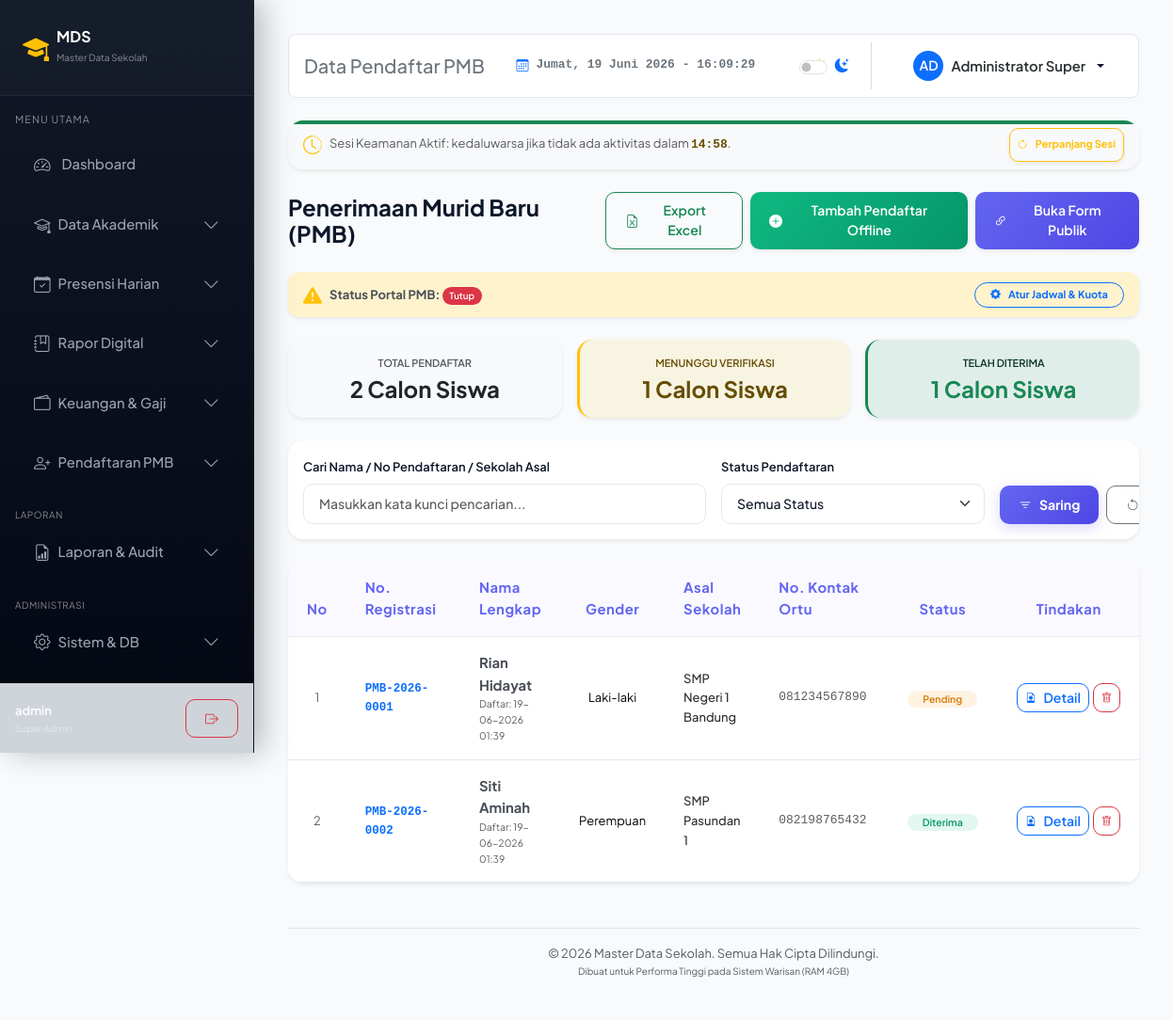
Screenshot of /pmb/index.php (signed in) with the database file from the repository.
### tables this page shows
CREATE TABLE IF NOT EXISTS `pengaturan` (
  `id` INT PRIMARY KEY DEFAULT 1,
  `nama_sekolah` VARCHAR(100) NOT NULL,
  `alamat_sekolah` TEXT NOT NULL,
  `no_telp` VARCHAR(20) NOT NULL,
  `email_sekolah` VARCHAR(100) NOT NULL,
  `website` VARCHAR(100) DEFAULT NULL,
  `logo` VARCHAR(255) DEFAULT NULL,
  `nama_kepsek` VARCHAR(100) NOT NULL,
  `nip_kepsek` VARCHAR(50) NOT NULL,
  `nama_bendahara` VARCHAR(100) NOT NULL,
  `nip_bendahara` VARCHAR(50) NOT NULL,
  `nama_bank` VARCHAR(100) DEFAULT NULL,
  `nama_rekening` VARCHAR(100) DEFAULT NULL,
  `nomor_rekening` VARCHAR(50) DEFAULT NULL,
  `pmb_status` ENUM('Buka', 'Tutup') DEFAULT 'Tutup',
  `pmb_mulai` DATE DEFAULT NULL,
  `pmb_selesai` DATE DEFAULT NULL,
  `pmb_kuota` INT DEFAULT 100,
  CONSTRAINT `chk_single_row` CHECK (`id` = 1)
);

CREATE TABLE IF NOT EXISTS `pmb_pendaftar` (
  `id` INT AUTO_INCREMENT PRIMARY KEY,
  `no_pendaftaran` VARCHAR(25) UNIQUE NOT NULL,
  `nama` VARCHAR(100) NOT NULL,
  `jenis_kelamin` ENUM('L', 'P') NOT NULL,
  `tempat_lahir` VARCHAR(50) NOT NULL,
  `tanggal_lahir` DATE NOT NULL,
  `asal_sekolah` VARCHAR(100) NOT NULL,
  `nama_ortu` VARCHAR(100) NOT NULL,
  `no_hp` VARCHAR(20) NOT NULL,
  `alamat` TEXT NOT NULL,
  `status` ENUM('Pending', 'Diterima', 'Ditolak') NOT NULL DEFAULT 'Pending',
  `dokumen_bukti` VARCHAR(255) DEFAULT NULL,
  `token` VARCHAR(64) UNIQUE NOT NULL,
  `siswa_id` INT DEFAULT NULL,
  `pmb_akun_id` INT DEFAULT NULL,
  `catatan_panitia` TEXT DEFAULT NULL,
  `created_at` TIMESTAMP DEFAULT CURRENT_TIMESTAMP,
  FOREIGN KEY (`siswa_id`) REFERENCES `siswa`(`id`) ON DELETE SET NULL,
  FOREIGN KEY (`pmb_akun_id`) REFERENCES `pmb_akun`(`id`) ON DELETE CASCADE
);

### config/db.php (called while the page is built, shortened)
<?php
$app_key = $_ENV['APP_KEY'] ?? 'default_secret_key_123456789012';
function encryptId($id) {
    global $app_key;
    $iv = substr(hash('sha256', $app_key), 0, 16);
    $encrypted = openssl_encrypt((string)$id, 'AES-128-CBC', $app_key, OPENSSL_RAW_DATA, $iv);
    return bin2hex($encrypted);
}
?>

### pmb/index.php (the view, shortened to what this page needs)
<?php
$path_prefix = '../';
require_once $path_prefix . 'config/db.php';
$search = isset($_GET['search']) ? trim($_GET['search']) : '';
$status = isset($_GET['status']) ? trim($_GET['status']) : '';
$where_sql = '';
$limit = 10;
$page = isset($_GET['page']) ? (int)$_GET['page'] : 1;
$offset = ($page - 1) * $limit;
$applicants = [];
try {
    $query_sql = "SELECT * FROM pmb_pendaftar $where_sql ORDER BY created_at DESC LIMIT :limit OFFSET :offset";
    $stmt_query = $pdo->prepare($query_sql);
    $stmt_query->bindValue(':limit', $limit, PDO::PARAM_INT);
    $stmt_query->bindValue(':offset', $offset, PDO::PARAM_INT);
    $stmt_query->execute();
    $applicants = $stmt_query->fetchAll();
    $stmt_pending = $pdo->query("SELECT COUNT(*) FROM pmb_pendaftar WHERE status = 'Pending'");
    $cnt_pending = $stmt_pending->fetchColumn();
    $stmt_diterima = $pdo->query("SELECT COUNT(*) FROM pmb_pendaftar WHERE status = 'Diterima'");
    $cnt_diterima = $stmt_diterima->fetchColumn();
    $stmt_total = $pdo->query("SELECT COUNT(*) FROM pmb_pendaftar");
    $cnt_total = $stmt_total->fetchColumn();
    $settings = $pdo->query("SELECT * FROM pengaturan WHERE id = 1")->fetch();
} catch (PDOException $e) {
    $error = 'Gagal memuat data pendaftar: ' . $e->getMessage();
}
include $path_prefix . 'includes/header.php';
?>
<div class="d-flex align-items-center justify-content-between mb-4">
    <h4 class="fw-bold mb-0">Penerimaan Murid Baru (PMB)</h4>
    <div class="d-flex gap-2">
        <a href="export_excel.php?search=<?php echo urlencode($search); ?>&status=<?php echo urlencode($status); ?>" class="btn btn-outline-success shadow-sm btn-sm fw-semibold"><i class="bi bi-file-earmark-excel"></i> Export Excel</a>
        <?php if ($role === 'super_admin' || $role === 'operator'): ?>
            <a href="create.php" class="btn btn-success shadow-sm btn-sm fw-semibold"><i class="bi bi-plus-circle-fill"></i> Tambah Pendaftar Offline</a>
        <?php endif; ?>
        <a href="daftar.php" target="_blank" class="btn btn-primary shadow-sm btn-sm fw-semibold"><i class="bi bi-link-45deg"></i> Buka Form Publik</a>
    </div>
</div>
<?php if ($settings): ?>
    <?php
    $pmb_active = $settings['pmb_status'] === 'Buka';
    $today = date('Y-m-d');
    $is_early = (!empty($settings['pmb_mulai']) && $today < $settings['pmb_mulai']);
    $is_late = (!empty($settings['pmb_selesai']) && $today > $settings['pmb_selesai']);
    $is_quota_full = ($cnt_total >= ($settings['pmb_kuota'] ?? 100));
    $registration_blocked = !$pmb_active || $is_early || $is_late || $is_quota_full;
    ?>
    <div class="alert <?php echo $registration_blocked ? 'alert-warning' : 'alert-success'; ?> py-2 px-3 mb-4 shadow-sm border-0 d-flex flex-wrap align-items-center justify-content-between gap-2" style="border-radius: 12px; font-size: 13px;">
        <div class="d-flex align-items-center gap-2">
            <i class="bi <?php echo $registration_blocked ? 'bi-exclamation-triangle-fill text-warning' : 'bi-check-circle-fill text-success'; ?> fs-5"></i>
            <div>
                <strong class="text-dark-emphasis">Status Portal PMB:</strong>
                <?php if (!$pmb_active): ?>
                    <span class="badge bg-danger rounded-pill">Tutup</span>
                <?php elseif ($is_early): ?>
                    <span class="badge bg-warning text-dark rounded-pill">Menunggu Jadwal</span> (Mulai: <?php echo date('d-m-Y', strtotime($settings['pmb_mulai'])); ?>)
                <?php elseif ($is_late): ?>
                    <span class="badge bg-danger rounded-pill">Jadwal Berakhir</span> (Selesai: <?php echo date('d-m-Y', strtotime($settings['pmb_selesai'])); ?>)
                <?php elseif ($is_quota_full): ?>
                    <span class="badge bg-danger rounded-pill">Kuota Penuh</span> (Terisi: <?php echo $cnt_total; ?>/<?php echo $settings['pmb_kuota']; ?>)
                <?php endif; ?>
            </div>
        </div>
        <?php if ($role === 'super_admin' || $role === 'operator'): ?>
            <a href="pengaturan.php" class="btn btn-xs btn-outline-primary py-1 px-3 rounded-pill fw-bold" style="font-size: 11px;"><i class="bi bi-gear-fill"></i> Atur Jadwal & Kuota</a>
        <?php endif; ?>
    </div>
<?php endif; ?>
<div class="row g-3 mb-4">
    <div class="col-12 col-sm-4">
        <div class="card shadow-sm border-0 bg-light p-3 text-center">
            <span class="text-muted small fw-semibold text-uppercase d-block mb-1" style="font-size: 11px;">Total Pendaftar</span>
            <h4 class="fw-bold m-0"><?php echo $cnt_total; ?> Calon Siswa</h4>
        </div>
    </div>
    <div class="col-12 col-sm-4">
        <div class="card shadow-sm border-0 bg-warning bg-opacity-10 p-3 text-center border-start border-warning border-3">
            <span class="text-warning-emphasis small fw-semibold text-uppercase d-block mb-1" style="font-size: 11px;">Menunggu Verifikasi</span>
            <h4 class="fw-bold m-0 text-warning-emphasis"><?php echo $cnt_pending; ?> Calon Siswa</h4>
        </div>
    </div>
    <div class="col-12 col-sm-4">
        <div class="card shadow-sm border-0 bg-success bg-opacity-10 p-3 text-center border-start border-success border-3">
            <span class="text-success-emphasis small fw-semibold text-uppercase d-block mb-1" style="font-size: 11px;">Telah Diterima</span>
            <h4 class="fw-bold m-0 text-success"><?php echo $cnt_diterima; ?> Calon Siswa</h4>
        </div>
    </div>
</div>
<div class="card shadow-sm border-0 mb-4">
    <div class="card-body p-3">
        <form method="GET" action="" class="row g-3 align-items-end">
            <div class="col-12 col-md-6">
                <label for="search" class="form-label small fw-semibold">Cari Nama / No Pendaftaran / Sekolah Asal</label>
                <input type="text" class="form-control form-control-sm" id="search" name="search" value="<?php echo htmlspecialchars($search); ?>" placeholder="Masukkan kata kunci pencarian...">
            </div>
            <div class="col-12 col-md-4">
                <label for="status" class="form-label small fw-semibold">Status Pendaftaran</label>
                <select class="form-select form-select-sm" id="status" name="status">
                    <option value="">Semua Status</option>
                </select>
            </div>
            <div class="col-12 col-md-2 d-flex gap-2">
                <button type="submit" class="btn btn-sm btn-primary w-100 fw-bold"><i class="bi bi-filter"></i> Saring</button>
                <a href="index.php" class="btn btn-sm btn-outline-secondary w-100" title="Reset Filters"><i class="bi bi-arrow-counterclockwise"></i></a>
            </div>
        </form>
    </div>
</div>
<div class="card shadow-sm border-0">
    <div class="card-body p-0">
        <?php if (empty($applicants)): ?>
            <div class="p-5 text-center text-muted">
                <i class="bi bi-people fs-1 d-block mb-3"></i>
                <h6>Tidak ada calon pendaftar yang ditemukan.</h6>
            </div>
        <?php else: ?>
            <div class="table-responsive">
                <table class="table table-hover align-middle mb-0">
                    <thead class="table-light">
                        <tr>
                            <th style="width: 60px;" class="text-center">No</th>
                            <th style="width: 140px;">No. Registrasi</th>
                            <th>Nama Lengkap</th>
                            <th style="width: 100px;" class="text-center">Gender</th>
                            <th>Asal Sekolah</th>
                            <th style="width: 140px;">No. Kontak Ortu</th>
                            <th style="width: 130px;" class="text-center">Status</th>
                            <th style="width: 130px;" class="text-center">Tindakan</th>
                        </tr>
                    </thead>
                    <tbody>
                        <?php foreach ($applicants as $index => $a): ?>
                            <tr>
                                <td class="text-center text-muted small"><?php echo $offset + $index + 1; ?></td>
                                <td class="fw-bold font-monospace text-primary" style="font-size: 12.5px;">
                                    <?php echo htmlspecialchars($a['no_pendaftaran']); ?>
                                </td>
                                <td>
                                    <div class="fw-bold text-dark-emphasis"><?php echo htmlspecialchars($a['nama']); ?></div>
                                    <div class="text-muted small" style="font-size: 10.5px;">Daftar: <?php echo date('d-m-Y H:i', strtotime($a['created_at'])); ?></div>
                                </td>
                                <td class="text-center small">
                                    <?php echo $a['jenis_kelamin'] === 'L' ? 'Laki-laki' : 'Perempuan'; ?>
                                </td>
                                <td class="small fw-medium text-secondary-emphasis"><?php echo htmlspecialchars($a['asal_sekolah']); ?></td>
                                <td class="font-monospace text-muted small"><?php echo htmlspecialchars($a['no_hp']); ?></td>
                                <td class="text-center">
                                    <?php if ($a['status'] === 'Diterima'): ?>
                                        <span class="badge bg-success-subtle text-success py-1 px-3" style="font-size: 10.5px; border-radius: 20px;">
                                            Diterima
                                        </span>
                                    <?php elseif ($a['status'] === 'Ditolak'): ?>
                                        <span class="badge bg-danger-subtle text-danger py-1 px-3" style="font-size: 10.5px; border-radius: 20px;">
                                            Ditolak
                                        </span>
                                    <?php else: ?>
                                        <span class="badge bg-warning-subtle text-warning-emphasis py-1 px-3" style="font-size: 10.5px; border-radius: 20px;">
                                            Pending
                                        </span>
                                    <?php endif; ?>
                                </td>
                                <td class="text-center">
                                    <div class="d-flex justify-content-center gap-1">
                                        <a href="detail.php?id=<?php echo encryptId($a['id']); ?>" class="btn btn-sm btn-outline-primary py-1 px-2" title="Lihat Profil Detail">
                                            <i class="bi bi-file-earmark-person" style="font-size: 11px;"></i> Detail
                                        </a>
                                        <?php if ($role === 'super_admin' || $role === 'operator'): ?>
                                            <a href="delete.php?id=<?php echo encryptId($a['id']); ?>&csrf_token=<?php echo $_SESSION['csrf_token'] ?? ''; ?>" class="btn btn-sm btn-outline-danger py-1 px-2" onclick="return confirmDelete('Apakah Anda yakin ingin menghapus data calon pendaftar ini?')" title="Hapus Berkas PMB">
                                                <i class="bi bi-trash" style="font-size: 11px;"></i>
                                            </a>
                                        <?php endif; ?>
                                    </div>
                                </td>
                            </tr>
                        <?php endforeach; ?>
                    </tbody>
                </table>
            </div>
        <?php endif; ?>
    </div>
</div>
<?php include $path_prefix . 'includes/footer.php'; ?>

### assets/css/style.css (style rules this page uses)
:root { --transition-speed: 0.35s; --sidebar-width: 270px; --bg-primary: #f8fafc; --bg-card: #ffffff; --text-primary: #0f172a; --text-muted: #64748b; --border-color: #e2e8f0; --primary-color: #6366f1; --primary-gradient: linear-gradient(135deg, #6366f1 0%, #4f46e5 100%); --primary-hover-gradient: linear-gradient(135deg, #4f46e5 0%, #4338ca 100%); --success-color: #10b981; --success-gradient: linear-gradient(135deg, #10b981 0%, #059669 100%); --info-color: #0ea5e9; --info-gradient: linear-gradient(135deg, #0ea5e9 0%, #0284c7 100%); --warning-color: #f59e0b; --warning-gradient: linear-gradient(135deg, #f59e0b 0%, #d97706 100%); --danger-color: #f43f5e; --danger-gradient: linear-gradient(135deg, #f43f5e 0%, #e11d48 100%); --input-bg: #ffffff; --input-focus-border: #a5b4fc; }
body { font-family: 'Plus Jakarta Sans', 'Outfit', sans-serif; background-color: var(--bg-primary); color: var(--text-primary); transition: background-color var(--transition-speed) ease, color var(--transition-speed) ease; min-height: 100vh; font-size: 0.925rem; line-height: 1.6; }
.card, .stat-card, form, table { animation: slideUp 0.45s cubic-bezier(0.16, 1, 0.3, 1) forwards; }
.card { background-color: var(--bg-card); border: 1px solid var(--border-color); border-radius: 16px; box-shadow: 0 4px 6px -1px rgba(0, 0, 0, 0.03), 0 2px 4px -1px rgba(0, 0, 0, 0.02); transition: all var(--transition-speed) cubic-bezier(0.4, 0, 0.2, 1); overflow: hidden; }
.btn { border-radius: 10px; padding: 0.55rem 1.25rem; font-weight: 600; transition: all 0.2s ease; display: inline-flex; align-items: center; justify-content: center; gap: 8px; }
.btn-primary { background: var(--primary-gradient); border: none; box-shadow: 0 4px 14px rgba(99, 102, 241, 0.25); }
.btn-success { background: var(--success-gradient); border: none; box-shadow: 0 4px 14px rgba(16, 185, 129, 0.2); }
.table { color: var(--text-primary); }
.table-light { --bs-table-bg: rgba(99, 102, 241, 0.04); --bs-table-color: var(--primary-color); font-weight: 600; letter-spacing: 0.5px; }
td, th { padding: 1rem 1.25rem !important; border-bottom: 1px solid var(--border-color) !important; }
.form-control, .form-select { background-color: var(--input-bg); border: 1px solid var(--border-color); color: var(--text-primary); border-radius: 10px; padding: 0.625rem 1rem; font-weight: 500; transition: all 0.25s ease; }
.form-label { margin-bottom: 0.45rem; font-weight: 600; color: var(--text-primary); }
.badge { padding: 0.45em 0.8em; font-weight: 600; border-radius: 6px; }
.bg-success-subtle { background-color: rgba(16, 185, 129, 0.12) !important; color: #059669 !important; }
.bg-warning-subtle { background-color: rgba(245, 158, 11, 0.12) !important; color: #d97706 !important; }

### rows the page displays
pmb_pendaftar: index "1", no_pendaftaran "PMB-2026-0001", nama "Rian Hidayat", created_at "19-06-2026 01:39", jenis_kelamin "Laki-laki", asal_sekolah "SMP Negeri 1 Bandung", no_hp "081234567890", status "Pending"
pmb_pendaftar: index "2", no_pendaftaran "PMB-2026-0002", nama "Siti Aminah", created_at "19-06-2026 01:39", jenis_kelamin "Perempuan", asal_sekolah "SMP Pasundan 1", no_hp "082198765432", status "Diterima"

### other values shown
$_SESSION['username'] "admin"
$role_labels[$role] "Super Admin"
$page_title "Data Pendaftar PMB"
substr($name, 0, 2) "AD"
$name "Administrator Super"
$cnt_total "2"
$cnt_pending "1"
$cnt_diterima "1"
